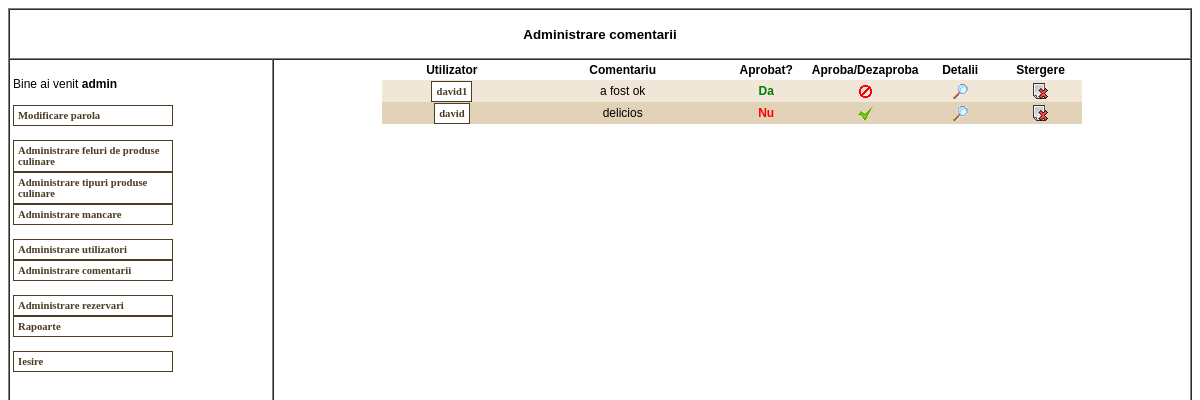
The app's page /admin/comentarii.php (signed in) with its own data.
### tables this page shows
CREATE TABLE `tcomentarii` (
  `fIdComentariu` int(11) UNSIGNED NOT NULL,
  `fIdProdus` int(11) UNSIGNED NOT NULL DEFAULT '0',
  `fIdUtilizator` int(11) NOT NULL DEFAULT '0',
  `fComentariu` varchar(100) DEFAULT NULL,
  `fData` date NOT NULL DEFAULT '0000-00-00',
  `fAprobat` tinyint(1) UNSIGNED NOT NULL DEFAULT '0',
  `fValoareVot` int(11) UNSIGNED NOT NULL DEFAULT '0'
);

CREATE TABLE `tutilizatori` (
  `fIdUtilizator` int(11) UNSIGNED NOT NULL,
  `fNumeUtilizator` varchar(32) NOT NULL DEFAULT '',
  `fParola` varchar(32) NOT NULL DEFAULT '',
  `fEmail` varchar(150) NOT NULL DEFAULT '',
  `fAdresa` text,
  `fDataInregistrare` date DEFAULT NULL
);

### admin/comentarii.php (the view, shortened to what this page needs)
<?php
	include_once("../include/adminfunctions.inc.php");
?>
<html>
	<head>
		<link rel="stylesheet" href="../css/admin.css" type="text/css">
	</head>
	<body>
		<table cellpadding="0" cellspacing="0" border="1" width="100%" height="100%">
			<tr style="height: 50px; width: 100%;">
				<td colspan="2" style="font-weight: bold; text-align: center; height: 50px; width: 100%; font-family: Tahoma, Verdana, Arial; font-size: 10pt;">Administrare comentarii</td>
			</tr>
			<tr>
				<td style="width: 200px;" valign="top">
				</td>
				<td style="width: 700px;" valign="top" align="center">
					<?php
						$strSQL = "SELECT tcomentarii.*, tutilizatori.fNumeUtilizator FROM tcomentarii, tutilizatori WHERE tcomentarii.fIdUtilizator=tutilizatori.fIdUtilizator";
						$result = mysql_query($strSQL);
						echo "<table cellpadding=\"3\" cellspacing=\"0\" border=\"0\" width=\"700\" class=\"modelspecs\">\n";
						$intCount = 0;
						echo "<tr align=\"center\" style=\"font-weight: bold;\">";
						echo "<td width=\"200\">Utilizator</td>";
						echo "<td width=\"300\">Comentariu</td>";
						echo "<td width=\"100\">Aprobat?</td>";
						echo "<td width=\"100\">Aproba/Dezaproba</td>";
						echo "<td width=\"100\">Detalii</td>";
						echo "<td width=\"100\">Stergere</td>";
						echo "</tr>";
						while ($row = mysql_fetch_array($result)) {
						$strfComentariu = $row['fComentariu'];
							$intIdComentariu = $row['fIdComentariu'];
							$intIdUtilizator = $row['fIdUtilizator'];
							$strNumeUtilizator = $row['fNumeUtilizator'];
							$intAprobat = $row['fAprobat'];
							switch ($intAprobat) {
								case 1:
									$strAprobat = "<b><font color=\"green\">Da</b>";
									$strLinkAproba = "<a onclick=\"return confirm('Confirmati dezaprobarea comentariului?')\" href=\"execute.php?action=dezaprobacomentariu&intIdComentariu=$intIdComentariu\"><img src=\"../images/disable.gif\" border=\"0\"></a>";
									break;
								case 0:
									$strAprobat = "<b><font color=\"red\">Nu</b>";
									$strLinkAproba = "<a onclick=\"return confirm('Confirmati aprobarea comentariului?')\" href=\"execute.php?action=aprobacomentariu&intIdComentariu=$intIdComentariu\"><img src=\"../images/approve.gif\" border=\"0\"></a>";
									break;
							}
							if ($intCount % 2 == 0) {
								echo "<tr bgcolor=\"#F0E7D8\">";
							} else {
								echo "<tr bgcolor=\"#E2D2B8\">";
							}
							echo "<td align=\"center\" width=\"200\"><a target=\"_blank\" class=\"genLinkReverse\" href=\"detaliiutilizator.php?intIdUtilizator=$intIdUtilizator\">$strNumeUtilizator</a></td>\n";
							echo "<td align=\"center\" width=\"200\">$strfComentariu</td>\n";
							echo "<td align=\"center\" width=\"100\">$strAprobat</td>\n";
							echo "<td align=\"center\" width=\"100\">$strLinkAproba</td>\n";
							echo "<td align=\"center\" width=\"100\"><a  href=\"detaliicomentariu.php?intIdComentariu=$intIdComentariu\"><img src=\"../images/view.gif\" border=\"0\"></a></td>\n";
							echo "<td align=\"center\" width=\"100\"><a onclick=\"return confirmSubmit('Confirmati stergerea comentariului?')\" href=\"execute.php?action=stergerecomentariu&intIdComentariu=$intIdComentariu\"><img src=\"../images/delete.gif\" border=\"0\"></a></td>\n";
							echo "</tr>\n";
							$intCount++;
						}
						echo "</table>\n";
					?>
				</td>
			</tr>
		</table>
	</body>
</html>

### css/admin.css (style rules this page uses)
.modelspecs { font-family: Tahoma, Verdana, Arial; font-size: 9pt; color: #000000; }
a.genLinkReverse { text-decoration: none; font-family: Tahoma, Verdana; font-size: 8pt; color: #4B3C23; background-color: #FFFFFF; font-weight: bold; padding: 4px; border: 1px solid #4B3C23; }

### records on screen
tcomentarii: tutilizatori.fNumeUtilizator "david1", fComentariu "a fost ok", fAprobat "Da"
tcomentarii: tutilizatori.fNumeUtilizator "david", fComentariu "delicios", fAprobat "Nu"

### other values on screen
$strUsername "admin"
